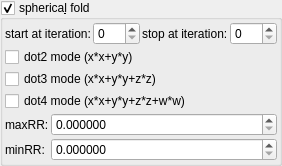
    <widget class="MyGroupBox" name="groupCheck_transf_function_enabledS_false">
     <property name="title">
      <string>spherica&amp;l fold</string>
     </property>
     <property name="checkable">
      <bool>true</bool>
     </property>
     <layout class="QVBoxLayout" name="verticalLayout_21" stretch="0,0,0">
      <property name="spacing">
       <number>2</number>
      </property>
      <property name="leftMargin">
       <number>2</number>
      </property>
      <property name="topMargin">
       <number>2</number>
      </property>
      <property name="rightMargin">
       <number>2</number>
      </property>
      <property name="bottomMargin">
       <number>2</number>
      </property>
      <item>
       <layout class="QHBoxLayout" name="horizontalLayout_16" stretch="0,1,0,1">
        <item>
         <widget class="QLabel" name="label_104">
          <property name="text">
           <string>start at iteration:</string>
          </property>
         </widget>
        </item>
        <item>
         <widget class="MySpinBox" name="spinboxInt_transf_start_iterations_S">
          <property name="sizePolicy">
           <sizepolicy hsizetype="Minimum" vsizetype="Maximum">
            <horstretch>0</horstretch>
            <verstretch>0</verstretch>
           </sizepolicy>
          </property>
          <property name="minimum">
           <number>0</number>
          </property>
          <property name="maximum">
           <number>999</number>
          </property>
          <property name="value">
           <number>0</number>
          </property>
         </widget>
        </item>
        <item>
         <widget class="QLabel" name="label_72">
          <property name="text">
           <string>stop at iteration:</string>
          </property>
         </widget>
        </item>
        <item>
         <widget class="MySpinBox" name="spinboxInt_transf_stop_iterations_S">
          <property name="sizePolicy">
           <sizepolicy hsizetype="Preferred" vsizetype="Maximum">
            <horstretch>0</horstretch>
            <verstretch>0</verstretch>
           </sizepolicy>
          </property>
          <property name="maximum">
           <number>999</number>
          </property>
         </widget>
        </item>
       </layout>
      </item>
      <item>
       <layout class="QGridLayout" name="gridLayout_18" columnstretch="0">
        <property name="spacing">
         <number>2</number>
        </property>
        <item row="2" column="0">
         <widget class="MyCheckBox" name="checkBox_transf_function_enabledBz">
          <property name="text">
           <string>dot4 mode (x*x+y*y+z*z+w*w)</string>
          </property>
         </widget>
        </item>
        <item row="1" column="0">
         <widget class="MyCheckBox" name="checkBox_transf_function_enabledBy_false">
          <property name="text">
           <string>dot3 mode (x*x+y*y+z*z)</string>
          </property>
         </widget>
        </item>
        <item row="0" column="0">
         <widget class="MyCheckBox" name="checkBox_transf_function_enabledBx_false">
          <property name="text">
           <string>dot2 mode (x*x+y*y)</string>
          </property>
         </widget>
        </item>
       </layout>
      </item>
      <item>
       <layout class="QGridLayout" name="gridLayout_17" columnstretch="0,1">
        <property name="spacing">
         <number>2</number>
        </property>
        <item row="0" column="1">
         <widget class="MyDoubleSpinBox" name="spinbox_transf_maxR2_1">
          <property name="sizePolicy">
           <sizepolicy hsizetype="Minimum" vsizetype="Maximum">
            <horstretch>0</horstretch>
            <verstretch>0</verstretch>
           </sizepolicy>
          </property>
          <property name="prefix">
           <string/>
          </property>
          <property name="suffix">
           <string/>
          </property>
          <property name="decimals">
           <number>6</number>
          </property>
          <property name="minimum">
           <double>0.000000000000000</double>
          </property>
          <property name="maximum">
           <double>99.989999999999995</double>
          </property>
          <property name="singleStep">
           <double>0.100000000000000</double>
          </property>
         </widget>
        </item>
        <item row="0" column="0">
         <widget class="QLabel" name="label_5">
          <property name="text">
           <string>maxRR:</string>
          </property>
         </widget>
        </item>
        <item row="1" column="1">
         <widget class="MyDoubleSpinBox" name="spinbox_transf_minR2_p25">
          <property name="sizePolicy">
           <sizepolicy hsizetype="Minimum" vsizetype="Maximum">
            <horstretch>0</horstretch>
            <verstretch>0</verstretch>
           </sizepolicy>
          </property>
          <property name="prefix">
           <string/>
          </property>
          <property name="suffix">
           <string/>
          </property>
          <property name="decimals">
           <number>6</number>
          </property>
          <property name="minimum">
           <double>0.000000000000000</double>
          </property>
          <property name="maximum">
           <double>99.989999999999995</double>
          </property>
          <property name="singleStep">
           <double>0.100000000000000</double>
          </property>
         </widget>
        </item>
        <item row="1" column="0">
         <widget class="QLabel" name="label_9">
          <property name="text">
           <string>minRR:</string>
          </property>
         </widget>
        </item>
       </layout>
      </item>
     </layout>
    </widget>
